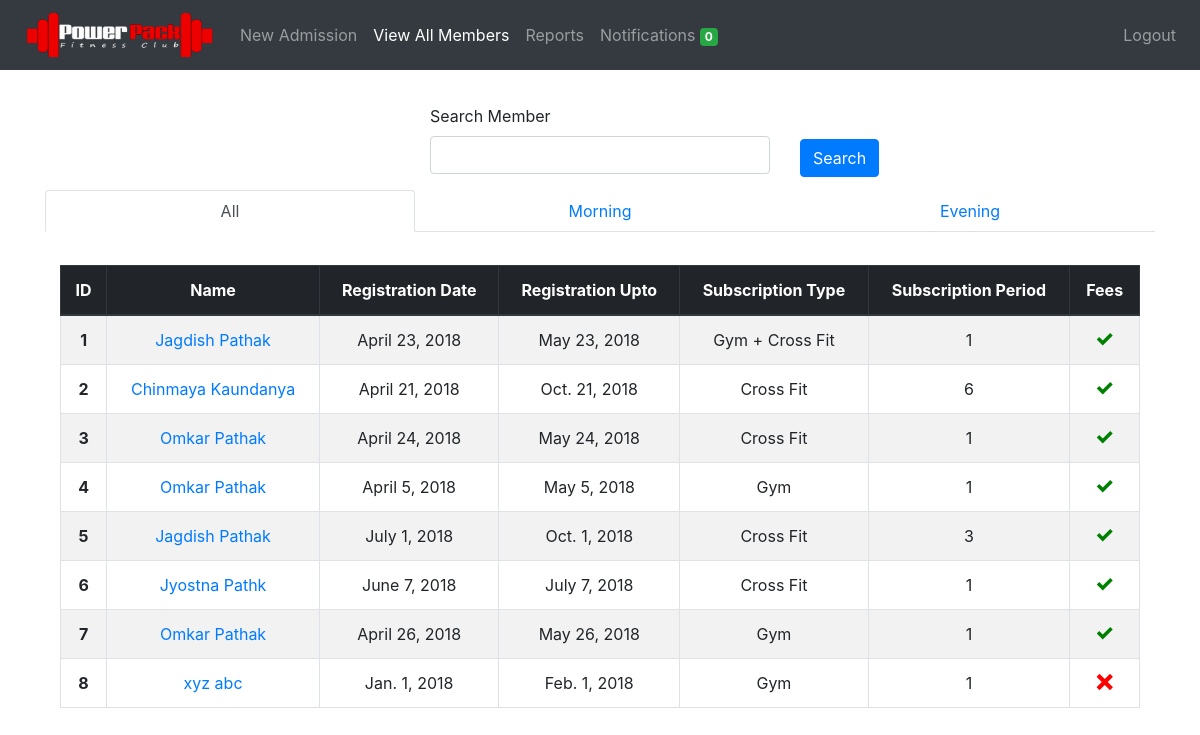
The page /members/view/ (signed in) on the database as committed earlier.
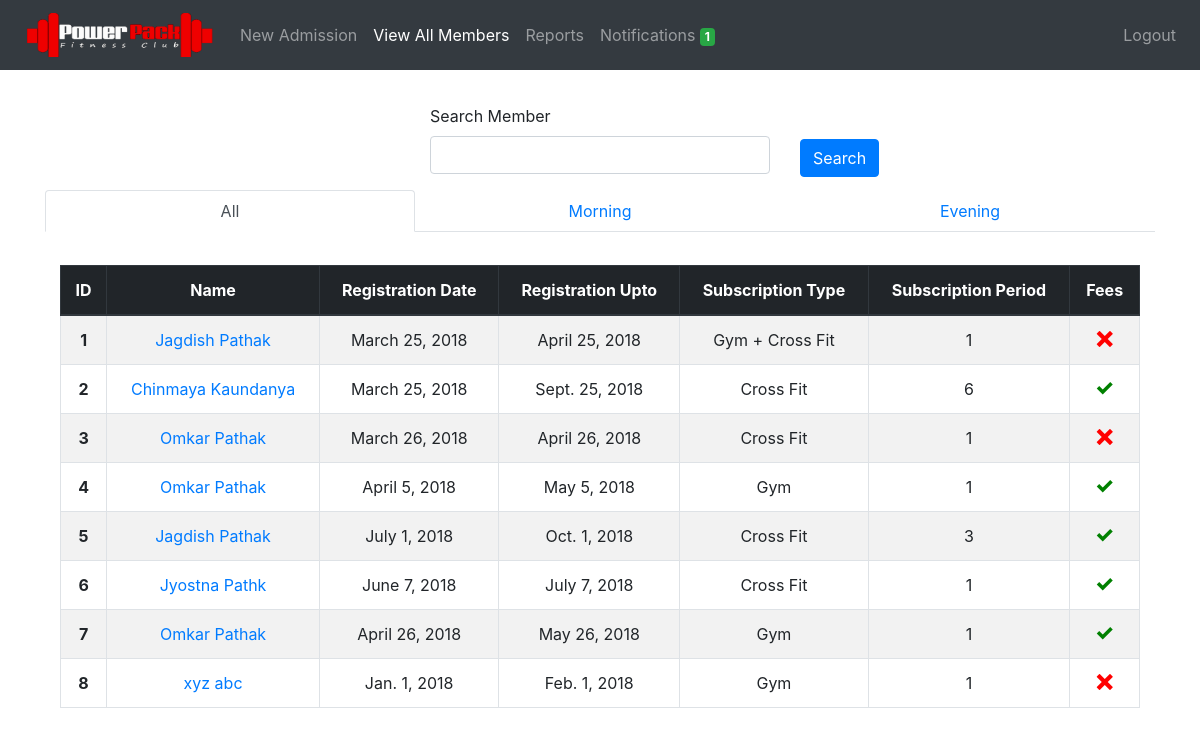
The same page on the database as committed later.
### members/models.py (models this page shows, shortened)
class Member(models.Model):
	member_id = models.AutoField(primary_key=True)
	first_name = models.CharField(max_length=50)
	last_name = models.CharField(max_length=50)
	mobile_number = models.IntegerField(unique=True)
	email = models.EmailField(null=True, blank=True)
	address = models.CharField(max_length=300, blank=True)
	medical_history = models.CharField(max_length=300, blank=True, default='None')
	admitted_on = models.DateField(auto_now_add=True)
	registration_date = models.DateField()
	registration_upto = models.DateField()
	subscription_type  = models.CharField(
									max_length=30,
									choices=SUBSCRIPTION_TYPE_CHOICES,
									default=SUBSCRIPTION_TYPE_CHOICES[0][0])
	subscription_period = models.CharField(
									max_length=30,
									choices=SUBSCRIPTION_PERIOD_CHOICES,
									default=SUBSCRIPTION_PERIOD_CHOICES[0][0])
	amount = models.IntegerField()
	fee_status = models.CharField(
								max_length=30,
								choices=FEE_STATUS,
								default=FEE_STATUS[0][0])
	batch = models.CharField(
							max_length=30,
							choices=BATCH,
							default=BATCH[0][0])
	photo = models.FileField(upload_to='photos/', blank=True)
	notification = models.IntegerField(default=2, blank=True)

### members/views.py (the view)
# urls.py: path('view/', login_required(views.view_member), name='view_member'),
def view_member(request):
    subs_end_today_count = Member.objects.filter(
                                            registration_upto__lte=datetime.datetime.now(),
                                            registration_upto__gte=datetime.date.today() - datetime.timedelta(days=2),
                                            notification=1
                                            ).count()
    view_all = Member.objects.all()
    paginator = Paginator(view_all, 100)
    try:
        page = request.GET.get('page', 1)
        view_all = paginator.page(page)
    except PageNotAnInteger:
        view_all = paginator.page(1)
    except EmptyPage:
        view_all = paginator.page(paginator.num_pages)
    search_form = SearchForm()
    evening = Member.objects.filter(batch='evening')
    morning = Member.objects.filter(batch='morning')
    context = {
        'all': view_all,
        'morning': morning,
        'evening': evening,
        'search_form': search_form,
        'subs_end_today_count': subs_end_today_count,
    }
    return render(request, 'view_member.html', context)

### members/models.py (shortened to what this page needs)
class SearchForm(forms.Form):
		search = forms.CharField(label='Search Member', max_length=100, required=False)

### members/templatetags/tags.py (called while the page is built)
@register.filter(name='add_css')
def add_css(field, css):
    return field.as_widget(attrs={"class": css})

### members/templates/view_member.html (shortened to what this page needs)
{% extends 'base.html' %}
{% load tags %}
{% load staticfiles %}
{% block content %}
<div class="container" style="margin-top: 3%">
    <form method="POST" action="{% url 'search_member' %}">
        <div class="row">
            <div class="form-group col"></div>
            <div class="form-group col">
                <label for="search">{{ search_form.search.label }}</label>
                {{ search_form.search | add_css:"form-control" }}
            </div>
            <div class="{% if not result %} col {% endif %}">
              <button type="submit" id="submit" class="btn btn-primary" style="margin-top: 35px;">Search</button>
            </div>
        </div>
    </form>
</div>
{% if result %}
  <div class="container" style="margin-top: 3%">
      <table class="table table-striped table-bordered">
        <thead class="text-center thead-dark">
          <tr>
            <th scope="col">ID</th>
            <th scope="col">Name</th>
            <th scope="col">Registration Date</th>
            <th scope="col">Registration Upto</th>
            <th scope="col">Subscription Type</th>
            <th scope="col">Subscription Period</th>
            <th scope="col">Fees</th>
          </tr>
        </thead>
        <tbody class="text-center">
          {% for member in result %}
            <tr>
              <th scope="row">{{ forloop.counter }}</th>
              <td><a href="/members/update/{{ member.member_id }}">{{ member.first_name }} {{ member.last_name }}</a></td>
              <td>{{ member.registration_date }}</td>
              <td>{{ member.registration_upto }}</td>
              <td>{{ member.get_subscription_type_display }}</td>
              <td>{{ member.subscription_period }}</td>
              <td>
                  {% if member.fee_status == 'paid' %}
                  <span class="icon-checkmark" style="color: green"></span>
                  {% else %}
                  <span class="icon-cross" style="color: red"></span>
                  {% endif %}
              </td>
            </tr>
          {% endfor %}
          </tbody>
      </table>
  </div>
{% else %}
  <ul class="nav nav-tabs nav-justified" id="myTab" role="tablist">
    <li class="nav-item">
      <a class="nav-link active" id="home-tab" data-toggle="tab" href="#all" role="tab" aria-controls="home" aria-selected="true">All</a>
    </li>
    <li class="nav-item">
      <a class="nav-link" id="home-tab" data-toggle="tab" href="#morning" role="tab" aria-controls="home" aria-selected="true">Morning</a>
    </li>
    <li class="nav-item">
      <a class="nav-link" id="profile-tab" data-toggle="tab" href="#evening" role="tab" aria-controls="profile" aria-selected="false">Evening</a>
    </li>
  </ul>
  <div class="tab-content" id="myTabContent">
    <div class="tab-pane fade show active" id="all" role="tabpanel" aria-labelledby="home-tab">
      <div class="container" style="margin-top: 3%">
          <table class="table table-striped table-bordered">
            <thead class="text-center thead-dark">
              <tr>
                <th scope="col">ID</th>
                <th scope="col">Name</th>
                <th scope="col">Registration Date</th>
                <th scope="col">Registration Upto</th>
                <th scope="col">Subscription Type</th>
                <th scope="col">Subscription Period</th>
                <th scope="col">Fees</th>
              </tr>
            </thead>
            <tbody class="text-center">
              {% for member in all %}
                <tr>
                  <th scope="row">{{ forloop.counter }}</th>
                  <td><a href="/members/update/{{ member.member_id }}">{{ member.first_name }} {{ member.last_name }}</a></td>
                  <td>{{ member.registration_date }}</td>
                  <td>{{ member.registration_upto }}</td>
                  <td>{{ member.get_subscription_type_display }}</td>
                  <td>{{ member.subscription_period }}</td>
                  <td>
                      {% if member.fee_status == 'paid' %}
                      <span class="icon-checkmark" style="color: green"></span>
                      {% else %}
                      <span class="icon-cross" style="color: red"></span>
                      {% endif %}
                  </td>
                </tr>
              {% endfor %}
              </tbody>
          </table>
      </div>
    </div>
  </div>
{% endif %}
{% endblock %}

### templates/base.html (shortened to what this page needs)
<!doctype html>
{% load static %}
<html lang="en">
  <head>
    <link rel="stylesheet" href="{% static 'css/bootstrap.min.css' %}">
    <link rel="stylesheet" href="{% static 'css/style.css' %}">
  </head>
  <body>
    <nav class="navbar navbar-expand-lg navbar-dark bg-dark">
      <a class="navbar-brand" href="/"><img src="{% static 'images/logo.png' %}" class="img-fluid" style="width: 200px"></a>
      {% if request.user.username %}
      <div class="collapse navbar-collapse" id="navbarNav">
        <ul class="navbar-nav">
          <li class="nav-item {% if request.resolver_match.url_name == 'members' %} active {% endif %}">
            <a class="nav-link" href="{% url 'members'%}">New Admission<span class="sr-only">(current)</span></a>
          </li>
          <li class="nav-item  {% if request.resolver_match.url_name == 'view_member' %} active {% endif %}">
            <a class="nav-link" href="{% url 'view_member'%}">View All Members</a>
          </li>
          <li class="nav-item {% if request.resolver_match.url_name == 'reports' %} active {% endif %}">
            <a class="nav-link" href="{% url 'reports' %}">Reports</a>
          </li>
          <li class="nav-item  {% if request.resolver_match.url_name == 'notifications' %} active {% endif %}">
            <a class="nav-link" href="{% url 'notifications'%}">Notifications <span class="badge badge-success">{{ subs_end_today_count }}</span></a>
          </li>
        </ul>
        <ul class="navbar-nav ml-auto">
          <li class="nav-item">
            <a class="nav-link" href="{% url 'logout'%}">Logout</a>
          </li>
        </ul>
        {% endif %}
      </div>
    </nav>
    <div class="container" style="margin-top: 2%">
        {% block content %}
        {% endblock %}
    </div>
  </body>
</html>

### static/css/style.css (style rules this page uses)
[class^="icon-"], [class*=" icon-"] { font-family: 'icomoon' !important; speak: none; font-style: normal; font-weight: normal; font-variant: normal; text-transform: none; line-height: 1; -webkit-font-smoothing: antialiased; -moz-osx-font-smoothing: grayscale; }
.icon-cross:before { content: "\ea0f"; }
.icon-checkmark:before { content: "\ea10"; }

Rows that differ between the two databases and show on the page:
changed Member "Gym + Cross Fit": registration_date "April 23, 2018" → "March 25, 2018"; registration_upto "May 23, 2018" → "April 25, 2018"; fee_status "paid" → "pending" (drawn)
changed Member "Chinmaya": registration_date "April 21, 2018" → "March 25, 2018"; registration_upto "Oct. 21, 2018" → "Sept. 25, 2018"
changed Member: registration_date "April 24, 2018" → "March 26, 2018"; registration_upto "May 24, 2018" → "April 26, 2018"; fee_status "paid" → "pending" (drawn)
Other text that changed with them:
{{ subs_end_today_count }}: "0" → "1"
